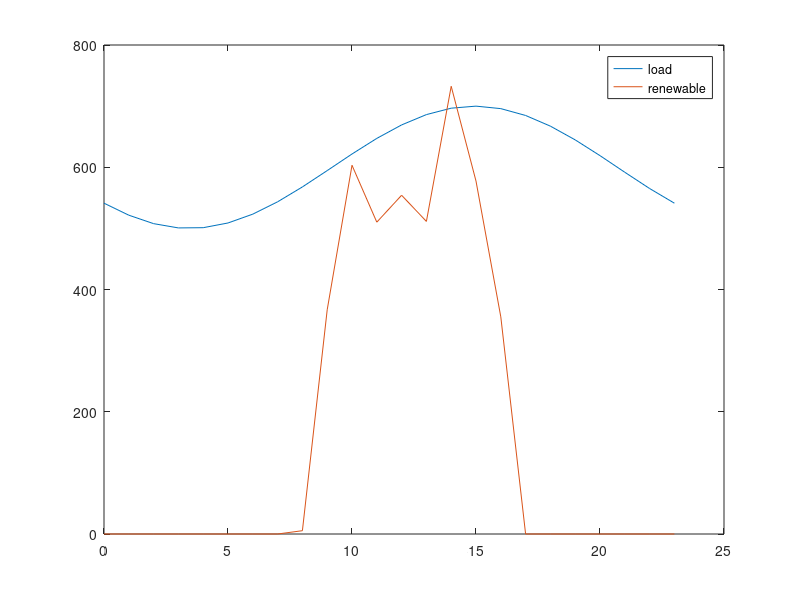

The MATLAB source for this figure: (Note: this script raises an error after producing the figure.)
clear all

% Runs simulation for the lifetime of the battery

%% Tunables 

life=16560;
Endlife_cap = 0.5;
Starting_cap = 1;
Simu_interval = 720; % one month for degredation interval

ESCap = 20; % MW
ESallowed = 0.8;

k_dollar_coal = 2.37; % dollar/mmbtu, 2014: 2.37, 2017: 2.22
k_dollar_gas = 5.00; % dollar/mmbtu, 2014: 5.00, 2017: 3.67

%emissions factors
k_coal = 206*0.453592; % CO2 kg/mmbtu (0.453592 lbs to kg) 210
k_gas = 117*0.453592; % CO2 kg/mmbtu (0.453592 lbs to kg)
k_coal_nox = 0.227*0.453592;
k_gas_nox = 0.116*0.453592;
k_coal_so2 = 0.15713*0.453592; %0.16163
k_gas_so2 = 0.001*0.453592;

k_co2=[k_gas,k_coal,k_gas,k_gas]; % for heavy coal
k_nox=[k_gas_nox,k_coal_nox,k_gas_nox,k_gas_nox]; % for heavy coal
k_so2=[k_gas_so2,k_coal_so2,k_gas_so2,k_gas_so2]; % for heavy coal

k_dollar=[k_dollar_gas,k_dollar_coal,k_dollar_gas,k_dollar_gas]; % for heavy coal

Flag_wind=0; % 0 for no renewables 1 for renewables
Flag_solar=1.96;
t_vec = [0:23]';
load_profile = 100*sin(linspace(-0.8*pi,1.2*pi,length(t_vec)))+600;

%wind bellow
wind = Flag_wind*[141.1454209 164.3588944 117.67492 81.14462355 60.24906746 75.97386229 66.24155752 53.00033944 54.0897504 56.28039471 45.30936663 31.58459838 38.24235306 55.3985323 67.19698144 63.89313544 76.75370188 82.61862694 100.3076893 121.2392963 142.839525 148.6643123 161.1639311 145.8123442]; % wind
%solar bellow
solar = Flag_solar*[0 0 0 0 0 0 0 0 2.761714555 187.1547077 307.7808614 260.2846929 282.7520984 260.9285882 373.699438 294.5867518 181.2343721 0 0 0 0 0 0 0];

wind_profile=(wind+solar);

figure
plot(t_vec,load_profile,t_vec,wind_profile)
legend('load','renewable')
fname = 'C:/filepath';
saveas(gca, fullfile(fname,'load'),'fig');

%%
up_min_vec = [4,12,4.5,5];%  heavy coal [12,12,4,4] heavy gas [4,12,4,4]
down_min_vec = [4,12,4.5,5];%  heavy coal [12,12,4,4] heavy gas [4,12,4,4]

alpha_load = 0.03;
alpha_wind = 0.05;

mpc = loadcase('case_yl9bus');
baseMVA = mpc.baseMVA;

% Change line constraints
mpc.branch(:,6) = 1000*ones(size(mpc.branch,1),1);%#of rows,adding one to that and multiplying by 1000 then changing the rateA column to that value

% Change generator limits (ineq, linear)
mpc.gen(1:4,9:10) = [250,100;160,64;240,96;150,60]; % 80% gas, 20% coal another option [160,64;250,100;250,100;140,56] [160,64;275,110;275,110;90,36]

%(rows, columns)

%% Calculating coal cost curves
coef_Hunter_3 = [0.0144,21.077,9080,117483];  % Input/output curve, y(1000 Btu/h), x(MW)
x_Hunter = (10:1:100)';
y_Hunter = polyval(coef_Hunter_3,x_Hunter);

coef_Hunter_2 = polyfit(x_Hunter,y_Hunter,2);
y_Hunter_fit = polyval(coef_Hunter_2,x_Hunter);

coef_Hunter_cost = coef_Hunter_2*k_dollar_coal*10^(-3);
cost_Hunter = polyval(coef_Hunter_cost,x_Hunter);

Hunter_max = 100;

g2_max=mpc.gen(2,9);

g2_ratio=g2_max/Hunter_max;

g2_cost=[coef_Hunter_cost(1)/g2_ratio,coef_Hunter_cost(2),coef_Hunter_cost(3)*g2_ratio];

%% Calculating gas cost curves
coef_Moss_3 = [-0.0013,2.955,6561.2,662025];  % Input/output curve, y(1000 Btu/h), x(MW)
x_Moss = (10:10:750)'; % MW
y_Moss = polyval(coef_Moss_3,x_Moss); % 1000 Btu/h

coef_Moss_2 = polyfit(x_Moss,y_Moss,2); %fits a polynomial line of 2 degrees (Ax^2+Bx+C)
y_Moss_fit = polyval(coef_Moss_2,x_Moss); %uses the two polynominal line to create a new line

coef_Moss_cost = coef_Moss_2*k_dollar_gas*10^(-3);
cost_Moss = polyval(coef_Moss_cost,x_Moss);

Moss_max = 750;

g1_max=mpc.gen(1,9);
g3_max=mpc.gen(3,9);
g4_max=mpc.gen(4,9);

g1_ratio=g1_max/Moss_max;
g3_ratio=g3_max/Moss_max;
g4_ratio=g4_max/Moss_max;

g1_cost = [coef_Moss_cost(1)/g1_ratio,coef_Moss_cost(2),coef_Moss_cost(3)*g1_ratio];
g3_cost = [coef_Moss_cost(1)/g3_ratio,coef_Moss_cost(2),coef_Moss_cost(3)*g3_ratio];
g4_cost = [coef_Moss_cost(1)/g4_ratio,coef_Moss_cost(2),coef_Moss_cost(3)*g4_ratio];

%%
mpc.gencost(1,5:7) = g1_cost; 
mpc.gencost(2,5:7) = g2_cost;
mpc.gencost(3,5:7) = g3_cost;
mpc.gencost(4,5:7) = g4_cost;

%%
% Change reserve cost
Rcost = [5;10;4;4;5;10;4;4]*baseMVA; %heavy coal case

c_on = [3.99*mpc.gen(1,9)+3.67*mpc.gen(1,9)*k_dollar_gas;5.61*mpc.gen(2,9)+7.5*mpc.gen(2,9)*k_dollar_coal;
    3.99*mpc.gen(3,9)+3.67*mpc.gen(3,9)*k_dollar_gas;3.99*mpc.gen(4,9)+3.67*mpc.gen(4,9)*k_dollar_gas]; % $ per occurance

c_off = [3.99*mpc.gen(1,9);5.61*mpc.gen(2,9);3.99*mpc.gen(3,9);3.99*mpc.gen(4,9)]; % $ per occurance
c_rES = 0.1;

mileage = 7.364;
eff=0.9;
Rinc=0.04;
EOL_eff=1-(1-eff)*(Rinc+1);
eff_loss=(eff-EOL_eff)/life*24*30; %13680 is the life of the battery

%% prepare

Current_cap = Starting_cap;
Current_t = 0;
tvec = [];
co2_vec = [];
so2_vec = [];
nox_vec = [];
cap_vec = [];
coal_vec=[];
gas_vec=[];
F_coal=[];
F_gas=[];
g1_nES=[];
g2_nES=[];
g3_nES=[];
g4_nES=[];
g1=[];
g2=[];
g3=[];
g4=[];
g1_vec=[];
g2_vec=[];
g3_vec=[];
g4_vec=[];
BaseLoad = 143+159+198; 

n_interval = length(t_vec);
n_generator = 4;
n_wind = 1;
n_reserve = 4;
n_ES = 1;
n_branch = 9;
n_bus = 9;

%% cost
cost_coef = mpc.gencost(1:4,5:7);
Q_gen = diag(cost_coef(:,1))*baseMVA^2; %making cost in 1st column of cost_coef into the diagonal of a 4x4
c_gen = cost_coef(:,2)*baseMVA;
c_gen_c = cost_coef(:,3);
c_reserve = Rcost(1:n_reserve)*2;

CrES = zeros(n_bus,1);
CrES(8,1) = 1; % the first one is 0.1 and the last is 1 

% power flow (eq, linear)
Bmatrix = zeros(n_bus,n_bus);
branch_info = mpc.branch;
for i = 1:n_branch
    ind_i = branch_info(i,1);
    ind_j = branch_info(i,2);
    bij = 1/branch_info(i,4);
    Bmatrix(ind_i,ind_j) = -bij;
    Bmatrix(ind_j,ind_i) = -bij;
end

Bmatrix = Bmatrix + diag(-sum(Bmatrix,2));

bus_info = mpc.bus;

Cg = zeros(n_bus,n_generator);
Cg(1,1) = 1;
Cg(2,2) = 1;
Cg(3,3) = 1;
Cg(6,4) = 1;

Cw = zeros(n_bus,n_wind);
Cw(8,1) = 1;

% generator limits (ineq, linear)
gen_limits = mpc.gen(1:4,9:10)/baseMVA;

% line constraints (ineq, linear)
Smax = mpc.branch(:,6)/baseMVA;

Bline = zeros(n_branch,n_branch);
for i = 1:n_branch
    ind_i = branch_info(i,1);
    ind_j = branch_info(i,2);
    bij = 1/branch_info(i,4);
    Bline(i,ind_i) = bij;
    Bline(i,ind_j) = -bij;
end

% prepare for cvx
Q_gen_cvx = [];
c_gen_cvx = [];
c_gen_c_cvx = [];
c_reserve_cvx = [];
c_on_cvx = [];
c_off_cvx = [];
c_rES_cvx = [];
Cg_cvx = [];
Cw_cvx = [];
CrES_cvx = [];
Bmatrix_cvx = [];
Sd_cvx = [];
gen_max_cvx = [];
gen_min_cvx = [];
wind_forecast_cvx = [];
Smax_cvx = [];
Bline_cvx = [];


for i = 1:n_interval %n_interval is 24 hours so large loop only runs for 1 day but deg. in code is for 1 month??
    
    % Change loads
    loadamp = load_profile(i)/BaseLoad;
    mpc.bus(:,3:4) = loadamp*bus_info(:,3:4);
    Sd =mpc.bus(:,3)/baseMVA;
    
    % Change generator bounds
    wind_forecast = wind_profile(i);
    mpc.gen(5,9:10) = [wind_forecast,0]; % wind
    
    % Matrices
    Q_gen_cvx = blkdiag(Q_gen_cvx,Q_gen);
    c_gen_cvx = [c_gen_cvx;c_gen];
    c_gen_c_cvx = [c_gen_c_cvx;c_gen_c];
    c_reserve_cvx = [c_reserve_cvx;c_reserve];
    c_on_cvx = [c_on_cvx;c_on];
    c_off_cvx = [c_off_cvx;c_off];
    c_rES_cvx = [c_rES_cvx;c_rES];
    
    Cg_cvx = blkdiag(Cg_cvx,Cg);
    Cw_cvx = blkdiag(Cw_cvx,Cw);
    CrES_cvx = blkdiag(CrES_cvx,CrES);
    Bmatrix_cvx = blkdiag(Bmatrix_cvx,Bmatrix);
    Sd_cvx = [Sd_cvx;Sd];
    
    gen_max_cvx = [gen_max_cvx;gen_limits(:,1)];
    gen_min_cvx = [gen_min_cvx;gen_limits(:,2)];
    wind_forecast_cvx = [wind_forecast_cvx;wind_forecast];
    
    Smax_cvx = [Smax_cvx;Smax];
    Bline_cvx = blkdiag(Bline_cvx,Bline);
    
end

cvx_begin

variables p(n_generator*n_interval) pw(n_wind*n_interval) theta(n_bus*n_interval) r(n_reserve*n_interval)
variable u(n_generator*n_interval) binary
variable v(n_generator*n_interval) binary
variable w(n_generator*n_interval) binary

minimize (quad_form(p,Q_gen_cvx) + c_gen_cvx'*p + c_reserve_cvx'*r + c_on_cvx'*v + c_off_cvx'*w + c_gen_c_cvx'*u)

subject to
-Cg_cvx*p - Cw_cvx*pw + Bmatrix_cvx*theta + Sd_cvx == 0
p + r <= gen_max_cvx.*u
p - r >= gen_min_cvx.*u
0 <= pw <= wind_forecast_cvx/baseMVA

for i = 1:n_interval
    theta_i = theta((i-1)*n_bus+1:i*n_bus);
    u_i = u((i-1)*n_generator+1:i*n_generator);
    -Smax <= Bline*theta((i-1)*n_bus+1:i*n_bus) <= Smax
    
    theta((i-1)*n_bus+1) == 0
    r_i = r((i-1)*n_reserve+1:i*n_reserve);
    r_demand_i = alpha_wind*pw(i)+alpha_load*load_profile(i)/baseMVA;
    sum(r_i) >= r_demand_i
end

r >= 0

u_0_length = max(max(up_min_vec),max(down_min_vec))+1;
u_0 = ones(n_generator*u_0_length,1); % assume all generator on in the previous period
u_extend = [u_0;u];

for k = 1:n_generator
    up_min = up_min_vec(k);
    down_min = down_min_vec(k);
    for i = 2:(n_interval+u_0_length)
        u_i = u_extend((i-1)*n_generator+k);
        u_iminus = u_extend((i-2)*n_generator+k);
        if (n_interval+u_0_length-i) >= down_min
            for j = 1:down_min-1
                u_j = u_extend((i-1+j)*n_generator+k);
                u_iminus - u_i + u_j <= 1
            end
        else
            for j = 1:(n_interval+u_0_length-i)
                u_j = u_extend((i-1+j)*n_generator+k);
                u_iminus - u_i + u_j <= 1
            end
        end
        if (n_interval+u_0_length-i) >= up_min
            for j = 1:up_min-1
                u_j = u_extend((i-1+j)*n_generator+k);
                -u_iminus + u_i - u_j <= 0
            end
        else
            for j = 1:(n_interval+u_0_length-i)
                u_j = u_extend((i-1+j)*n_generator+k);
                -u_iminus + u_i - u_j <= 0
            end
        end
    end
end

for i = 1:n_interval
    u_i = u((i-1)*n_generator+1:i*n_generator);
    if i == 1
        u_iminus = u_0(end-3:end);
    else
        u_iminus = u((i-2)*n_generator+1:(i-1)*n_generator);
    end
    v_i = v((i-1)*n_generator+1:i*n_generator);
    w_i = w((i-1)*n_generator+1:i*n_generator);
    -u_iminus + u_i - v_i <= 0
    u_iminus - u_i - w_i <= 0
end

cvx_end

p_noES = p;
pw_noES = pw;
r_noES = r;
u_noES = u;
v_noES = v;
w_noES = w;

d=1;

while Current_cap > Endlife_cap
    
    Current_t;
    
    if (Current_t) == 0
        Current_cap;
    else
        Current_cap = Starting_cap-(1-f_BatteryDegrade_Xu(Current_t))
    end
    tvec = [tvec;Current_t];
    cap_vec = [cap_vec;Current_cap];
    Current_t = Current_t + Simu_interval %simulation interval needs to be converted from hours to days
    
    ESavailable = ESCap*Current_cap*ESallowed/2; %%% this should just be ESCap
    maxES = ESavailable/baseMVA;
    
    
    %%
    
    clearvars p pw theta r u v w
    
    cvx_begin
    
    variables p(n_generator*n_interval) pw(n_wind*n_interval) theta(n_bus*n_interval) r(n_reserve*n_interval) rES(n_ES*n_interval)
    variable u(n_generator*n_interval) binary
    variable v(n_generator*n_interval) binary
    variable w(n_generator*n_interval) binary
    
    minimize (quad_form(p,Q_gen_cvx) + c_gen_cvx'*p + c_reserve_cvx'*r + c_on_cvx'*v + c_off_cvx'*w + c_rES_cvx'*rES + c_gen_c_cvx'*u)
    
    beta = mileage/24*(1-eff);
    eff=eff-eff_loss;
    
    subject to
    -Cg_cvx*p - Cw_cvx*pw + Bmatrix_cvx*theta + Sd_cvx + CrES_cvx*rES*beta == 0
    p + r <= gen_max_cvx.*u
    p - r >= gen_min_cvx.*u
    0 <= pw <= wind_forecast_cvx/baseMVA
    
    for i = 1:n_interval
        theta_i = theta((i-1)*n_bus+1:i*n_bus);
        u_i = u((i-1)*n_generator+1:i*n_generator);
        -Smax <= Bline*theta((i-1)*n_bus+1:i*n_bus) <= Smax
        
        theta((i-1)*n_bus+1) == 0
        r_i = r((i-1)*n_reserve+1:i*n_reserve);
        rES_i = rES((i-1)*n_ES+1:i*n_ES);
        r_demand_i = alpha_wind*pw(i)+alpha_load*load_profile(i)/baseMVA;
        sum(r_i) + sum(rES_i) >= r_demand_i
    end
    
    r >= 0
    0 <= rES <= maxES
    
    u_0_length = max(max(up_min_vec),max(down_min_vec))+1;
    u_0 = ones(n_generator*u_0_length,1); % assume all generator on in the previous period
    u_extend = [u_0;u];
    for k = 1:n_generator
        up_min = up_min_vec(k);
        down_min = down_min_vec(k);
        for i = 2:(n_interval+u_0_length)
            u_i = u_extend((i-1)*n_generator+k);
            u_iminus = u_extend((i-2)*n_generator+k);
            if (n_interval+u_0_length-i) >= down_min
                for j = 1:down_min-1
                    u_j = u_extend((i-1+j)*n_generator+k);
                    u_iminus - u_i + u_j <= 1
                end
            else
                for j = 1:(n_interval+u_0_length-i)
                    u_j = u_extend((i-1+j)*n_generator+k);
                    u_iminus - u_i + u_j <= 1;
                end
            end
            if (n_interval+u_0_length-i) >= up_min
                for j = 1:up_min-1
                    u_j = u_extend((i-1+j)*n_generator+k);
                    -u_iminus + u_i - u_j <= 0
                end
            else
                for j = 1:(n_interval+u_0_length-i)
                    u_j = u_extend((i-1+j)*n_generator+k);
                    -u_iminus + u_i - u_j <= 0
                end
            end
        end
    end
    
    for i = 1:n_interval
        u_i = u((i-1)*n_generator+1:i*n_generator);
        if i == 1
            u_iminus = u_0(end-3:end);
        else
            u_iminus = u((i-2)*n_generator+1:(i-1)*n_generator);
        end
        v_i = v((i-1)*n_generator+1:i*n_generator);
        w_i = w((i-1)*n_generator+1:i*n_generator);
        -u_iminus + u_i - v_i <= 0
        u_iminus - u_i - w_i <= 0
    end
    
    cvx_end
    
    
    for i = 1:n_interval
        
        p_i = p_noES((i-1)*n_generator+1:i*n_generator);
        p1_noES(i,1) = p_i(1);
        p2_noES(i,1) = p_i(2);
        p3_noES(i,1) = p_i(3);
        p4_noES(i,1) = p_i(4);
        
        u_i = u_noES((i-1)*n_generator+1:i*n_generator);
        u1_noES(i,1) = u_i(1);
        u2_noES(i,1) = u_i(2);
        u3_noES(i,1) = u_i(3);
        u4_noES(i,1) = u_i(4);
        
        r_i = r_noES((i-1)*n_generator+1:i*n_generator);
        r1_noES(i,1) = r_i(1);
        r2_noES(i,1) = r_i(2);
        r3_noES(i,1) = r_i(3);
        r4_noES(i,1) = r_i(4);
        
    end
    
    for i = 1:n_interval
        
        p_i = p((i-1)*n_generator+1:i*n_generator);
        p1(i,1) = p_i(1);
        p2(i,1) = p_i(2);
        p3(i,1) = p_i(3);
        p4(i,1) = p_i(4);
        
        u_i = u((i-1)*n_generator+1:i*n_generator);
        u1(i,1) = u_i(1);
        u2(i,1) = u_i(2);
        u3(i,1) = u_i(3);
        u4(i,1) = u_i(4);
        
        r_i = r((i-1)*n_generator+1:i*n_generator);
        r1(i,1) = r_i(1);
        r2(i,1) = r_i(2);
        r3(i,1) = r_i(3);
        r4(i,1) = r_i(4);
        
    end
    
    if (Current_t)==720
    figure 
    subplot(3,2,1)
    plot(t_vec,p1_noES*baseMVA,'-o',t_vec,p1*baseMVA,'--x','MarkerSize',3)
    hline = refline([0 100]);
    hline.Color='k';
    hline.LineStyle='--';
    hline = refline([0 250]);
    hline.Color='k';
    hline.LineStyle='--';
    legend('w/o ES','w ES','Location','northoutside','Orientation','Horizontal')
    xlim([0,23])
    
    ylabel('G1 MW (NG)')
    subplot(3,2,2)
    plot(t_vec,p2_noES*baseMVA,'-o',t_vec,p2*baseMVA,'--x','MarkerSize',3)
    hline = refline([0 64]);
    hline.Color='k';
    hline.LineStyle='--';
    hline = refline([0 160]);
    hline.Color='k';
    hline.LineStyle='--';
    xlim([0,23])

    ylabel('G2 MW (Coal)')
    subplot(3,2,3)
    plot(t_vec,p3_noES*baseMVA,'-o',t_vec,p3*baseMVA,'--x','MarkerSize',3)
    hline = refline([0 96]);
    hline.Color='k';
    hline.LineStyle='--';
    hline = refline([0 240]);
    hline.Color='k';
    hline.LineStyle='--';
    xlim([0,23])

    ylabel('G3 MW (NG)')
    subplot(3,2,4)
    plot(t_vec,p4_noES*baseMVA,'-o',t_vec,p4*baseMVA,'--x','MarkerSize',3)
    hline = refline([0 60]);
    hline.Color='k';
    hline.LineStyle='--';
    hline = refline([0 150]);
    hline.Color='k';
    hline.LineStyle='--';
    xlim([0,23])
    ylabel('G4 MW (NG)')
    
    subplot(3,2,5)
    plot(t_vec,pw_noES*baseMVA,'-o',t_vec,pw*baseMVA,'--x','MarkerSize',3)
    xlim([0,23])
    ylabel('Renewable MW')
    xlabel('Hours')
    saveas(gca, fullfile(fname,'Dispatch_Init'),'fig');

    figure %7
    subplot(3,2,1)
    plot(t_vec,r1_noES*baseMVA,'-o',t_vec,r1*baseMVA,'--x','MarkerSize',3)
    legend('w/o ES','w ES','Location','northoutside','Orientation','Horizontal')
    title('Reserve dispatch (MW)')
    xlim([0,23])
%     ylim([0,30])
    ylabel('G1 MW (NG)')
    subplot(3,2,2)
    plot(t_vec,r2_noES*baseMVA,'-o',t_vec,r2*baseMVA,'--x','MarkerSize',3)
    xlim([0,23])
%     ylim([0,30])
    ylabel('G2 MW (Coal)')
    subplot(3,2,3)
    plot(t_vec,r3_noES*baseMVA,'-o',t_vec,r3*baseMVA,'--x','MarkerSize',3)
    xlim([0,23])
%     ylim([0,30])
    ylabel('G3 MW (NG)')
    subplot(3,2,4)
    plot(t_vec,r4_noES*baseMVA,'-o',t_vec,r4*baseMVA,'--x','MarkerSize',3)
    xlim([0,23])
%     ylim([0,30])
    ylabel('G4 MW (NG)')
    subplot(3,2,5)
    plot(t_vec,zeros(length(t_vec),1),'-o',t_vec,rES*baseMVA,'--x','MarkerSize',3)
    xlim([0,23])
%     ylim([0,30])
    ylabel('Battery MW')
    xlabel('Hours')
    saveas(gca, fullfile(fname,'Reserves_Init'),'fig');
    end
    
    co2_total_noES = [];
    so2_total_noES = [];
    nox_total_noES = [];
    cost_p_noES = [];
    cost_r_noES = [];
    cost_total_noES = [];
    gen1=[];
    gen2=[];
    gen3=[];
    gen4=[];
    gen1_noES=[];
    gen2_noES=[];
    gen3_noES=[];
    gen4_noES=[];
    Fuel_coal_noES = [];
    Fuel_gas_noES = [];
    
    for i = 1:length(t_vec)
        
        p_1 = p1_noES(i)*baseMVA;
        p_2 = p2_noES(i)*baseMVA;
        p_3 = p3_noES(i)*baseMVA;
        p_4 = p4_noES(i)*baseMVA;
        
        gen1_nES(i)=p_1;
        gen2_nES(i)=p_2;
        gen3_nES(i)=p_3;
        gen4_nES(i)=p_4;
                
        cost_1 = polyval(mpc.gencost(1,5:7),p_1);
        cost_2 = polyval(mpc.gencost(2,5:7),p_2);
        cost_3 = polyval(mpc.gencost(3,5:7),p_3);
        cost_4 = polyval(mpc.gencost(4,5:7),p_4);
        
        cost_p_noES(i,1) = cost_1 + cost_2 + cost_3 + cost_4;
        
        r_i = r_noES((i-1)*n_reserve+1:i*n_reserve);
        cost_r_noES(i,1) = c_reserve'*r_i;
        
        cost_total_noES(i,1) = cost_p_noES(i,1) + cost_r_noES(i,1);
        
        Fuel1 = cost_1/k_dollar(1,1); %MMBtu
        Fuel2 = cost_2/k_dollar(1,2);
        Fuel3 = cost_3/k_dollar(1,3);
        Fuel4 = cost_4/k_dollar(1,4);
        
        co2_1 = cost_1/k_dollar(1,1)*k_co2(1,1);
        co2_2 = cost_2/k_dollar(1,2)*k_co2(1,2);
        co2_3 = cost_3/k_dollar(1,3)*k_co2(1,3);
        co2_4 = cost_4/k_dollar(1,4)*k_co2(1,4);
        
        so2_1 = cost_1/k_dollar(1,1)*k_so2(1,1);
        so2_2 = cost_2/k_dollar(1,2)*k_so2(1,2);
        so2_3 = cost_3/k_dollar(1,3)*k_so2(1,3);
        so2_4 = cost_4/k_dollar(1,4)*k_so2(1,4);
        
        nox_1 = cost_1/k_dollar(1,1)*k_nox(1,1);
        nox_2 = cost_2/k_dollar(1,2)*k_nox(1,2);
        nox_3 = cost_3/k_dollar(1,3)*k_nox(1,3);
        nox_4 = cost_4/k_dollar(1,4)*k_nox(1,4);
        
        if (p_1<1)
            Fuel1=0;
            co2_1=0;
            so2_1=0;
            nox_1=0;
        end
        if (p_2<1)
            Fuel2=0;
            co2_2=0;
            so2_2=0;
            nox_2=0;
        end
        if (p_3<1)
            Fuel3=0;
            co2_3=0;
            so2_3=0;
            nox_3=0;
        end
        if (p_4<1)
            Fuel4=0;
            co2_4=0;
            so2_4=0;
            nox_4=0;
        end
        
        co2_p = co2_1+co2_2+co2_3+co2_4;
        so2_p = so2_1+so2_2+so2_3+so2_4;
        nox_p = nox_1+nox_2+nox_3+nox_4;
        
        coal_p = Fuel2; % heavy coal
        gas_p = Fuel3 + Fuel4+Fuel1; % heavy coal
        
        co2_total_noES(i,1) = co2_p; %represents a day's worth of emissions
        so2_total_noES(i,1) = so2_p; %represents a day's worth of emissions
        nox_total_noES(i,1) = nox_p; %represents a day's worth of emissions
        Fuel_coal_noES(i,1) = coal_p;
        Fuel_gas_noES(i,1) = gas_p;
        Fuel_G1_noES(i,1) = Fuel1;
        Fuel_G2_noES(i,1) = Fuel2;
        Fuel_G3_noES(i,1) = Fuel3;
        Fuel_G4_noES(i,1) = Fuel4;
    end
    
    g1_nES(d)=sum(gen1_nES);
    g2_nES(d)=sum(gen2_nES);
    g3_nES(d)=sum(gen3_nES);
    g4_nES(d)=sum(gen4_nES);
    f1_nES(d)=sum(Fuel_G1_noES);
    f2_nES(d)=sum(Fuel_G2_noES);
    f3_nES(d)=sum(Fuel_G3_noES);
    f4_nES(d)=sum(Fuel_G4_noES);

    
    co2_total = [];
    so2_total = [];
    nox_total = [];
    cost_p = [];
    cost_r = [];
    cost_total = [];
    Fuel_coal = [];
    Fuel_gas = [];

    
    for i = 1:length(t_vec)
        
        p_1 = p1(i)*baseMVA;
        p_2 = p2(i)*baseMVA;
        p_3 = p3(i)*baseMVA;
        p_4 = p4(i)*baseMVA;
        
        gen1(i)=p_1;
        gen2(i)=p_2;
        gen3(i)=p_3;
        gen4(i)=p_4;
        
        cost_1 = polyval(mpc.gencost(1,5:7),p_1);
        cost_2 = polyval(mpc.gencost(2,5:7),p_2);
        cost_3 = polyval(mpc.gencost(3,5:7),p_3);
        cost_4 = polyval(mpc.gencost(4,5:7),p_4);
        
        cost_p(i,1) = cost_1 + cost_2 + cost_3 + cost_4;
        
        r_i = r((i-1)*n_reserve+1:i*n_reserve);
        cost_r(i,1) = c_reserve'*r_i;
        
        cost_total(i,1) = cost_p(i,1) + cost_r(i,1);
        
        co2_1 = cost_1/k_dollar(1,1)*k_co2(1,1);
        co2_2 = cost_2/k_dollar(1,2)*k_co2(1,2);
        co2_3 = cost_3/k_dollar(1,3)*k_co2(1,3);
        co2_4 = cost_4/k_dollar(1,4)*k_co2(1,4);
        
        so2_1 = cost_1/k_dollar(1,1)*k_so2(1,1);
        so2_2 = cost_2/k_dollar(1,2)*k_so2(1,2);
        so2_3 = cost_3/k_dollar(1,3)*k_so2(1,3);
        so2_4 = cost_4/k_dollar(1,4)*k_so2(1,4);
        
        nox_1 = cost_1/k_dollar(1,1)*k_nox(1,1);
        nox_2 = cost_2/k_dollar(1,2)*k_nox(1,2);
        nox_3 = cost_3/k_dollar(1,3)*k_nox(1,3);
        nox_4 = cost_4/k_dollar(1,4)*k_nox(1,4);
        
        Fuel1 = cost_1/k_dollar(1,1); %MMBtu
        Fuel2 = cost_2/k_dollar(1,2);
        Fuel3 = cost_3/k_dollar(1,3);
        Fuel4 = cost_4/k_dollar(1,4);
        
        if (p_1<1)
            Fuel1=0;
            co2_1=0;
            so2_1=0;
            nox_1=0;
        end
        if (p_2<1)
            Fuel2=0;
            co2_2=0;
            so2_2=0;
            nox_2=0;
        end
        if (p_3<1)
            Fuel3=0;
            co2_3=0;
            so2_3=0;
            nox_3=0;
        end
        if (p_4<1)
            Fuel4=0;
            co2_4=0;
            so2_4=0;
            nox_4=0;
        end
        
        co2_p = co2_1+co2_2+co2_3+co2_4;
        so2_p = so2_1+so2_2+so2_3+so2_4;
        nox_p = nox_1+nox_2+nox_3+nox_4;
        
        coal_p = Fuel2; % heavy coal
        gas_p = Fuel3 + Fuel4 + Fuel1; % heavy coal

        co2_total(i,1) = co2_p;
        so2_total(i,1) = so2_p;
        nox_total(i,1) = nox_p;
        Fuel_coal(i,1) = coal_p;
        Fuel_gas(i,1) = gas_p;
        Fuel_G1(i,1) = Fuel1;
        Fuel_G2(i,1) = Fuel2;
        Fuel_G3(i,1) = Fuel3;
        Fuel_G4(i,1) = Fuel4;
        
        
    end

    g1(d)=sum(gen1);
    g2(d)=sum(gen2);
    g3(d)=sum(gen3);
    g4(d)=sum(gen4);
    f1(d)=sum(Fuel_G1);
    f2(d)=sum(Fuel_G2);
    f3(d)=sum(Fuel_G3);
    f4(d)=sum(Fuel_G4);
    d=d+1;
   
    F_coal_delta = sum(Fuel_coal) - sum(Fuel_coal_noES); %total for one day in each month
    F_gas_delta = sum(Fuel_gas) - sum(Fuel_gas_noES); %total for one day in each month
    co2_delta = sum(co2_total) - sum(co2_total_noES);
    so2_delta = sum(so2_total) - sum(so2_total_noES);
    nox_delta = sum(nox_total) - sum(nox_total_noES);
    g1_delta=sum(g1)-sum(g1_nES);
    g2_delta=sum(g2)-sum(g2_nES);
    g3_delta=sum(g3)-sum(g3_nES);
    g4_delta = sum(g4)-sum(g4_nES);
    
    coal_vec = [coal_vec;F_coal_delta];
    gas_vec = [gas_vec;F_gas_delta];
    co2_vec = [co2_vec;co2_delta];
    so2_vec = [so2_vec;so2_delta];
    nox_vec = [nox_vec;nox_delta];% possitive if ES increased emissions
    g1_vec = [g1_vec;g1_delta];
    g2_vec = [g2_vec;g2_delta];
    g3_vec = [g3_vec;g3_delta];
    g4_vec = [g4_vec;g4_delta];

    curt_ES = sum(pw*baseMVA)/sum(wind_profile)
    curt_noES = sum(pw_noES*baseMVA)/sum(wind_profile)

if (Current_t)==720
    figure 
    subplot(2,2,1)
    plot(t_vec,Fuel_G1_noES,'-o',t_vec,Fuel_G1,'--x','MarkerSize',3)
    legend('w/o ES','w ES','Location','northoutside','Orientation','Horizontal')
    title('Fuel (MMBtu)')
    xlim([0,23])
    ylabel('G1 MMBtu (Coal)')
    
    subplot(2,2,2)
    plot(t_vec,Fuel_G2_noES,'-o',t_vec,Fuel_G2,'--x','MarkerSize',3)
    xlim([0,23])
    ylabel('G2 MMBtu (Coal)')
    
    subplot(2,2,3)
    plot(t_vec,Fuel_G3_noES,'-o',t_vec,Fuel_G3,'--x','MarkerSize',3)
    xlim([0,23])
    ylabel('G3 MMBtu (NG)')
    
    subplot(2,2,4)
    plot(t_vec,Fuel_G4_noES,'-o',t_vec,Fuel_G4,'--x','MarkerSize',3)
    xlim([0,23])
    ylabel('G4 MMBtu (NG)')
    saveas(gca, fullfile(fname,'Fuel_Init'),'fig');
    end
end
%%

    figure 
    subplot(3,2,1)
    plot(t_vec,p1_noES*baseMVA,'-o',t_vec,p1*baseMVA,'--x','MarkerSize',3)
    legend('w/o ES','w ES','Location','northoutside','Orientation','Horizontal')
    title('Generator dispatch (MW)')
    hline = refline([0 100]);
    hline.Color='k';
    hline.LineStyle='--';
    hline = refline([0 250]);
    hline.Color='k';
    hline.LineStyle='--';
    xlim([0,23])
    ylabel('G1 MW (NG)')
    
    subplot(3,2,2)
    plot(t_vec,p2_noES*baseMVA,'-o',t_vec,p2*baseMVA,'--x','MarkerSize',3)
    hline = refline([0 64]);
    hline.Color='k';
    hline.LineStyle='--';
    hline = refline([0 160]);
    hline.Color='k';
    hline.LineStyle='--';
    xlim([0,23])
    ylabel('G2 MW (Coal)')
    
    subplot(3,2,3)
    plot(t_vec,p3_noES*baseMVA,'-o',t_vec,p3*baseMVA,'--x','MarkerSize',3)
    hline = refline([0 96]);
    hline.Color='k';
    hline.LineStyle='--';
    hline = refline([0 240]);
    hline.Color='k';
    hline.LineStyle='--';
    xlim([0,23])
    ylabel('G3 MW (NG)')
    xlabel('Hours')
    
    subplot(3,2,4)
    plot(t_vec,p4_noES*baseMVA,'-o',t_vec,p4*baseMVA,'--x','MarkerSize',3)
    hline = refline([0 60]);
    hline.Color='k';
    hline.LineStyle='--';
    hline = refline([0 150]);
    hline.Color='k';
    hline.LineStyle='--';
    xlim([0,23])
    ylabel('G4 MW (NG)')
    xlabel('Hours')
    
    subplot(3,2,5)
    plot(t_vec,pw_noES*baseMVA,'-o',t_vec,pw*baseMVA,'--x','MarkerSize',3)
    xlim([0,23])
    ylabel('Renewable MW')
    xlabel('Hours')
    saveas(gca, fullfile(fname,'Dispatch_Final'),'fig');
    
    
    figure %7
    subplot(3,2,1)
    plot(t_vec,r1_noES*baseMVA,'-o',t_vec,r1*baseMVA,'--x','MarkerSize',3)
    legend('w/o ES','w ES','Location','northoutside','Orientation','Horizontal')
    title('Reserve dispatch (MW)')
    xlim([0,23])
    ylabel('G1 MW (NG)')
    
    subplot(3,2,2)
    plot(t_vec,r2_noES*baseMVA,'-o',t_vec,r2*baseMVA,'--x','MarkerSize',3)
    xlim([0,23])
    ylabel('G2 MW (Coal)')
    
    subplot(3,2,3)
    plot(t_vec,r3_noES*baseMVA,'-o',t_vec,r3*baseMVA,'--x','MarkerSize',3)
    xlim([0,23])
    ylabel('G3 MW (NG)')
    
    subplot(3,2,4)
    plot(t_vec,r4_noES*baseMVA,'-o',t_vec,r4*baseMVA,'--x','MarkerSize',3)
    xlim([0,23])
    ylabel('G4 MW (NG)')
    
    subplot(3,2,5)
    plot(t_vec,zeros(length(t_vec),1),'-o',t_vec,rES*baseMVA,'--x','MarkerSize',3)
    xlim([0,23])
    ylabel('Battery MW')
    xlabel('Hours')
    saveas(gca, fullfile(fname,'Reserves_Final'),'fig');
    
total_co2 = sum(30*co2_vec)%Simu_interval is 30*24
total_so2 = sum(30*so2_vec)
total_nox = sum(30*nox_vec)
total_coal = sum(30*coal_vec)
total_gas = sum(30*gas_vec)
total_coal_MW=30*(sum(g2_vec))
total_gas_MW=30*(sum(g3_vec)+sum(g4_vec)+sum(g1_vec))

label={'Curt_NG_S'};
impacts(1,:)=[total_co2,total_so2,total_nox,total_gas,total_coal,total_gas_MW,total_coal_MW];
xlswrite('impacts_Xu.xlsx',label,1,'A29')
xlswrite('impacts_Xu.xlsx',impacts,1,'B29')

%%
figure
plot(tvec,co2_vec,'-o') % tvec is in hours not days
xlabel('Hours')
ylabel('CO_2 (kg)')
saveas(gca, fullfile(fname,'CO2'),'fig');

figure
plot(tvec,coal_vec,'-o',tvec,gas_vec,'-o') % tvec is in hours not days
xlabel('Hours')
ylabel('Fuel (mmBtu)')
legend('Coal','Gas')
saveas(gca, fullfile(fname,'Fuel'),'fig');

figure
plot(tvec/24/30,g1,'-o',tvec/24/30,g2,'-o',tvec/24/30,g3,'-o',tvec/24/30,g4,'-o')
legend('g1','g2','g3','g4')
xlabel('Months')
ylabel('Generation (MWh)')
saveas(gca, fullfile(fname,'Gen_ES'),'fig');

figure
plot(tvec/24/30,g1_nES,'-o',tvec/24/30,g2_nES,'-o',tvec/24/30,g3_nES,'-o',tvec/24/30,g4_nES,'-o')
legend('g1_nES','g2_nES','g3_nES','g4_nES')
xlabel('Months')
ylabel('Generation (MWh)')
saveas(gca, fullfile(fname,'Gen_noES'),'fig');